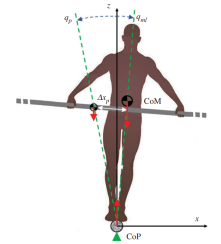
#> input picture work/학생보고서_공동집필_20260810/latest_hwpx_0810_modified/extracted/BinData/image1.BMP, 221 x 244 px; its folder holds only this picture in this run
$ python make_figure_contacts.py
#> lines starting #> are read from the running program, lines starting #| are printed output that depends on the picture
from __future__ import annotations

from pathlib import Path

from PIL import Image, ImageDraw, ImageFont, ImageOps


ROOT = Path(__file__).resolve().parent
IMAGE_DIR = ROOT / "latest_hwpx_0810_modified" / "extracted" / "BinData"
OUT_DIR = ROOT / "latest_hwpx_0810_modified" / "figure_contacts"
OUT_DIR.mkdir(parents=True, exist_ok=True)

paths = sorted(
    (path for path in IMAGE_DIR.iterdir() if path.suffix.lower() in {".bmp", ".png", ".jpg", ".jpeg"}),
    key=lambda path: int("".join(ch for ch in path.stem if ch.isdigit()) or 0),
)

font = ImageFont.truetype(r"C:\Windows\Fonts\malgun.ttf", 22)
small = ImageFont.truetype(r"C:\Windows\Fonts\malgun.ttf", 17)

cell_w, cell_h = 440, 340
cols, rows = 3, 3
for offset in range(0, len(paths), cols * rows):
    selected = paths[offset : offset + cols * rows]
    canvas = Image.new("RGB", (cell_w * cols, cell_h * rows), "#d9d9d9")
#> canvas: PIL image 1320x1020 RGB; every value is 217
    draw = ImageDraw.Draw(canvas)
    for index, path in enumerate(selected):
        row, col = divmod(index, cols)
        x0, y0 = col * cell_w, row * cell_h
        with Image.open(path) as source:
#> source is the input picture: PIL image 221x244 RGB; mean R, G, B 232.6, 229.4, 228.5
            original_size = source.size
#> original_size = (221, 244)
            image = ImageOps.contain(source.convert("RGB"), (cell_w - 24, cell_h - 62))
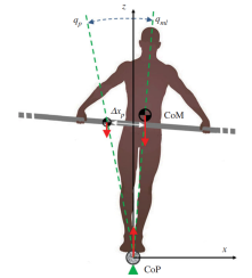
#> image: PIL image 252x278 RGB; mean R, G, B 232.5, 229.3, 228.4
        x = x0 + (cell_w - image.width) // 2
#> x = 94
        y = y0 + 8 + (cell_h - 62 - image.height) // 2
#> y = 8
        canvas.paste(image, (x, y))
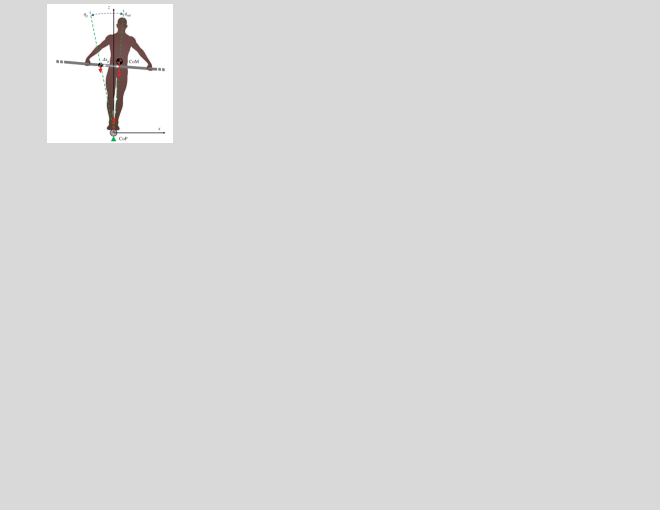
#> canvas: PIL image 1320x1020 RGB (shown at 1/2 size); mean R, G, B 217.8, 217.6, 217.6
        draw.rectangle((x0, y0, x0 + cell_w - 1, y0 + cell_h - 1), outline="#777777", width=1)
        draw.rectangle((x0, y0 + cell_h - 54, x0 + cell_w, y0 + cell_h), fill="white")
        draw.text((x0 + 10, y0 + cell_h - 50), path.name, fill="black", font=font)
        draw.text(
            (x0 + 180, y0 + cell_h - 45),
            f"{original_size[0]}×{original_size[1]}",
            fill="#555555",
            font=small,
        )
    start = offset + 1
    end = offset + len(selected)
    canvas.save(OUT_DIR / f"contact_{start:02d}_{end:02d}.jpg", quality=94)
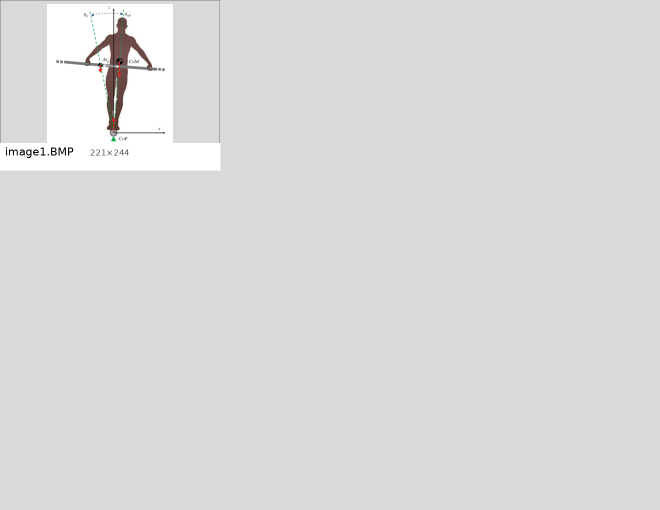
#> saved as contact_01_01.jpg: PIL image 1320x1020 RGB (shown at 1/2 size); mean R, G, B 218.3, 218.1, 218

print(f"wrote {len(list(OUT_DIR.glob('contact_*.jpg')))} contact sheets to {OUT_DIR}")

$ run again, on work/학생보고서_공동집필_20260810/latest_hwpx_0810_modified/extracted/BinData/image13.BMP
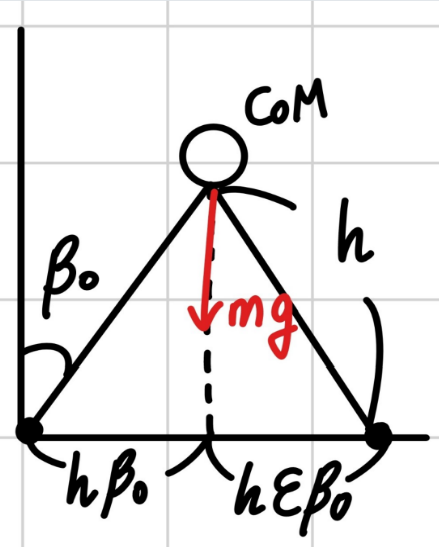
#> input picture work/학생보고서_공동집필_20260810/latest_hwpx_0810_modified/extracted/BinData/image13.BMP, 439 x 547 px
#> source is the input picture: PIL image 439x547 RGB; mean R, G, B 227.6, 225.3, 225.3
#> `image = ImageOps.contain(source.convert("RGB"), (cell_w - 24, cell_h -..`:
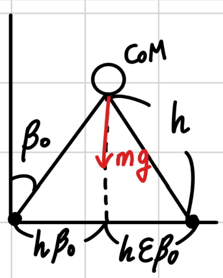
#> image: PIL image 223x278 RGB; mean R, G, B 227.6, 225.3, 225.3
#> `canvas.save(OUT_DIR / f"contact_{start:02d}_{end:02d}.jpg", quality=94)`:
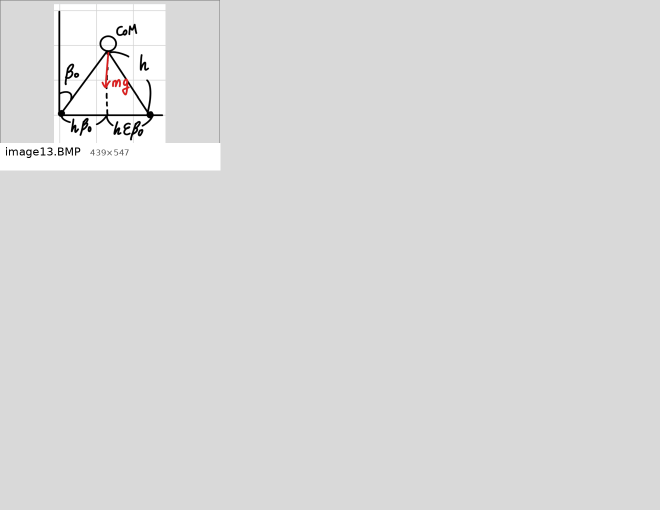
#> saved as contact_01_01.jpg: PIL image 1320x1020 RGB (shown at 1/2 size); mean R, G, B 217.9, 217.8, 217.8

$ run again, on work/학생보고서_공동집필_20260810/latest_hwpx_0810_modified/extracted/BinData/image14.BMP
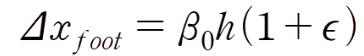
#> input picture work/학생보고서_공동집필_20260810/latest_hwpx_0810_modified/extracted/BinData/image14.BMP, 364 x 56 px
#> source is the input picture: PIL image 364x56 RGB; mean R, G, B 238.1, 237.3, 237.6
#> `image = ImageOps.contain(source.convert("RGB"), (cell_w - 24, cell_h -..`:
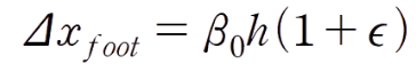
#> image: PIL image 416x64 RGB; mean R, G, B 237.9, 237.1, 237.4
#> `canvas.save(OUT_DIR / f"contact_{start:02d}_{end:02d}.jpg", quality=94)`:
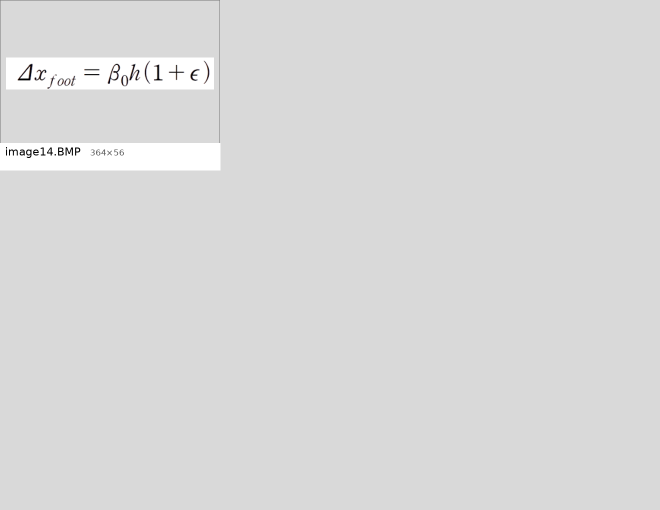
#> saved as contact_01_01.jpg: PIL image 1320x1020 RGB (shown at 1/2 size); mean R, G, B 217.8, 217.8, 217.8

$ run again, on work/학생보고서_공동집필_20260810/latest_hwpx_0810_modified/extracted/BinData/image15.BMP
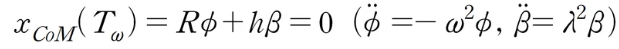
#> input picture work/학생보고서_공동집필_20260810/latest_hwpx_0810_modified/extracted/BinData/image15.BMP, 619 x 49 px
#> source is the input picture: PIL image 619x49 RGB; mean R, G, B 238.6, 238.7, 238.6
#> `canvas.paste(image, (x, y))`:
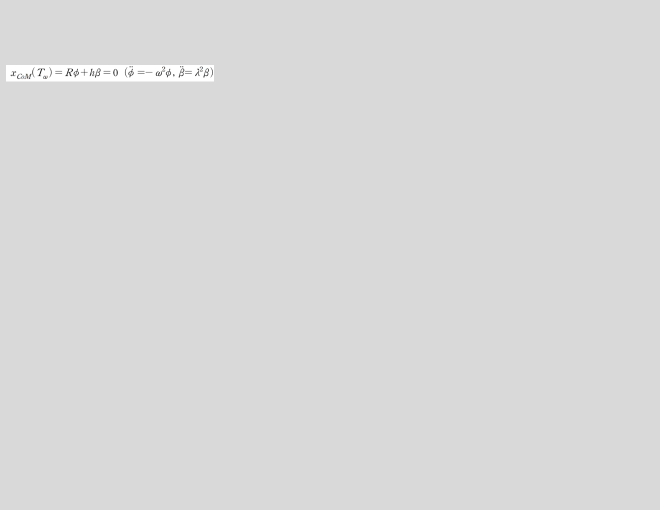
#> canvas: PIL image 1320x1020 RGB (shown at 1/2 size); mean R, G, B 217.2, 217.2, 217.2
#> `canvas.save(OUT_DIR / f"contact_{start:02d}_{end:02d}.jpg", quality=94)`:
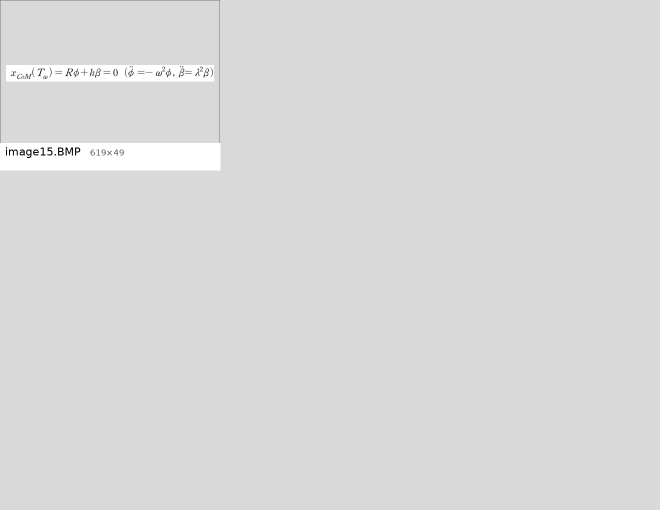
#> saved as contact_01_01.jpg: PIL image 1320x1020 RGB (shown at 1/2 size); mean R, G, B 217.7, 217.7, 217.7

$ run again, on work/학생보고서_공동집필_20260810/latest_hwpx_0810_modified/extracted/BinData/image10.PNG
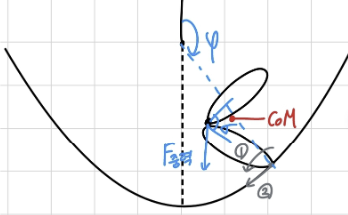
#> input picture work/학생보고서_공동집필_20260810/latest_hwpx_0810_modified/extracted/BinData/image10.PNG, 348 x 215 px
#> source is the input picture: PIL image 348x215 RGBA; mean R, G, B, A 243.2, 243.7, 244.8, 255
#> `image = ImageOps.contain(source.convert("RGB"), (cell_w - 24, cell_h -..`:
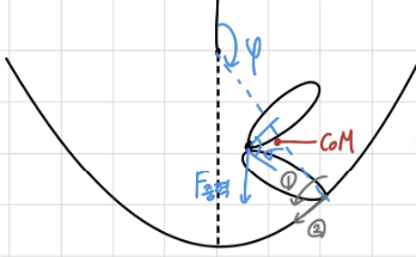
#> image: PIL image 416x257 RGB; mean R, G, B 243.1, 243.6, 244.7
#> `canvas.save(OUT_DIR / f"contact_{start:02d}_{end:02d}.jpg", quality=94)`:
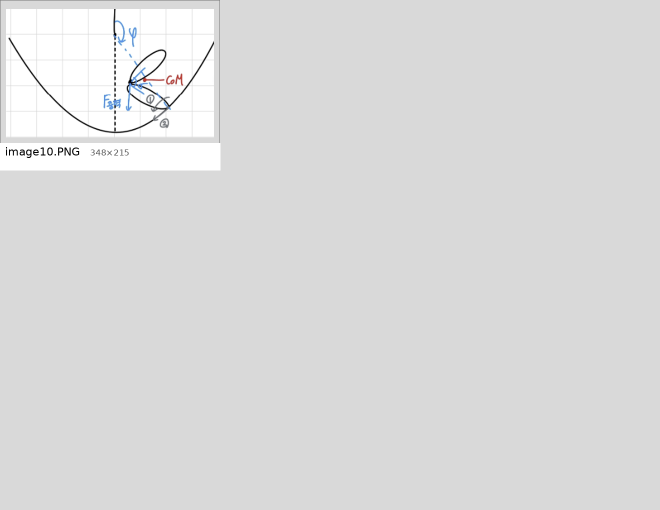
#> saved as contact_01_01.jpg: PIL image 1320x1020 RGB (shown at 1/2 size); mean R, G, B 219.5, 219.5, 219.6
